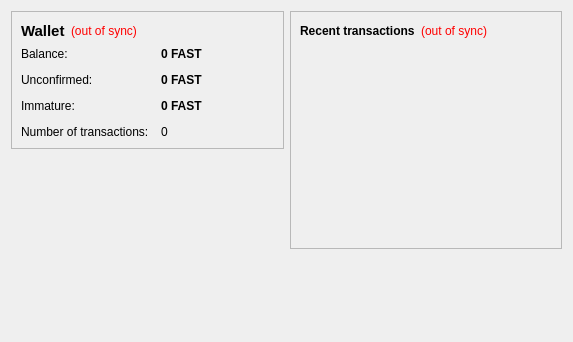
<?xml version="1.0" encoding="UTF-8"?>
<ui version="4.0">
 <class>OverviewPage</class>
 <widget class="QWidget" name="OverviewPage">
  <property name="geometry">
   <rect>
    <x>0</x>
    <y>0</y>
    <width>573</width>
    <height>342</height>
   </rect>
  </property>
  <property name="windowTitle">
   <string>Form</string>
  </property>
  <layout class="QHBoxLayout" name="horizontalLayout" stretch="1,1">
   <item>
    <layout class="QVBoxLayout" name="verticalLayout_2">
     <item>
      <widget class="QFrame" name="frame">
       <property name="frameShape">
        <enum>QFrame::StyledPanel</enum>
       </property>
       <property name="frameShadow">
        <enum>QFrame::Raised</enum>
       </property>
       <layout class="QVBoxLayout" name="verticalLayout_4">
        <item>
         <layout class="QHBoxLayout" name="horizontalLayout_4">
          <item>
           <widget class="QLabel" name="label_5">
            <property name="font">
             <font>
              <pointsize>11</pointsize>
              <weight>75</weight>
              <bold>true</bold>
             </font>
            </property>
            <property name="text">
             <string>Wallet</string>
            </property>
           </widget>
          </item>
          <item>
           <widget class="QLabel" name="labelWalletStatus">
            <property name="toolTip">
             <string>The displayed information may be out of date. Your wallet automatically synchronizes with the FastMine network after a connection is established, but this process has not completed yet.</string>
            </property>
            <property name="styleSheet">
             <string notr="true">QLabel { color: red; }</string>
            </property>
            <property name="text">
             <string notr="true">(out of sync)</string>
            </property>
            <property name="alignment">
             <set>Qt::AlignLeading|Qt::AlignLeft|Qt::AlignVCenter</set>
            </property>
           </widget>
          </item>
          <item>
           <spacer name="horizontalSpacer_2">
            <property name="orientation">
             <enum>Qt::Horizontal</enum>
            </property>
            <property name="sizeHint" stdset="0">
             <size>
              <width>40</width>
              <height>20</height>
             </size>
            </property>
           </spacer>
          </item>
         </layout>
        </item>
        <item>
         <layout class="QFormLayout" name="formLayout_2">
          <property name="fieldGrowthPolicy">
           <enum>QFormLayout::AllNonFixedFieldsGrow</enum>
          </property>
          <property name="horizontalSpacing">
           <number>12</number>
          </property>
          <property name="verticalSpacing">
           <number>12</number>
          </property>
          <item row="0" column="0">
           <widget class="QLabel" name="label">
            <property name="text">
             <string>Balance:</string>
            </property>
           </widget>
          </item>
          <item row="0" column="1">
           <widget class="QLabel" name="labelBalance">
            <property name="font">
             <font>
              <weight>75</weight>
              <bold>true</bold>
             </font>
            </property>
            <property name="cursor">
             <cursorShape>IBeamCursor</cursorShape>
            </property>
            <property name="toolTip">
             <string>Your current balance</string>
            </property>
            <property name="text">
             <string notr="true">0 FAST</string>
            </property>
            <property name="textInteractionFlags">
             <set>Qt::LinksAccessibleByMouse|Qt::TextSelectableByKeyboard|Qt::TextSelectableByMouse</set>
            </property>
           </widget>
          </item>
          <item row="1" column="0">
           <widget class="QLabel" name="label_3">
            <property name="text">
             <string>Unconfirmed:</string>
            </property>
           </widget>
          </item>
          <item row="1" column="1">
           <widget class="QLabel" name="labelUnconfirmed">
            <property name="font">
             <font>
              <weight>75</weight>
              <bold>true</bold>
             </font>
            </property>
            <property name="cursor">
             <cursorShape>IBeamCursor</cursorShape>
            </property>
            <property name="toolTip">
             <string>Total of transactions that have yet to be confirmed, and do not yet count toward the current balance</string>
            </property>
            <property name="text">
             <string notr="true">0 FAST</string>
            </property>
            <property name="textInteractionFlags">
             <set>Qt::LinksAccessibleByMouse|Qt::TextSelectableByKeyboard|Qt::TextSelectableByMouse</set>
            </property>
           </widget>
          </item>
          <item row="3" column="0">
           <widget class="QLabel" name="label_2">
            <property name="text">
             <string>Number of transactions:</string>
            </property>
           </widget>
          </item>
          <item row="3" column="1">
           <widget class="QLabel" name="labelNumTransactions">
            <property name="toolTip">
             <string>Total number of transactions in wallet</string>
            </property>
            <property name="text">
             <string notr="true">0</string>
            </property>
           </widget>
          </item>
          <item row="2" column="0">
           <widget class="QLabel" name="labelImmatureText">
            <property name="text">
             <string>Immature:</string>
            </property>
           </widget>
          </item>
          <item row="2" column="1">
           <widget class="QLabel" name="labelImmature">
            <property name="font">
             <font>
              <weight>75</weight>
              <bold>true</bold>
             </font>
            </property>
            <property name="toolTip">
             <string>Mined balance that has not yet matured</string>
            </property>
            <property name="text">
             <string notr="true">0 FAST</string>
            </property>
            <property name="textInteractionFlags">
             <set>Qt::LinksAccessibleByMouse|Qt::TextSelectableByKeyboard|Qt::TextSelectableByMouse</set>
            </property>
           </widget>
          </item>
         </layout>
        </item>
       </layout>
      </widget>
     </item>
     <item>
      <spacer name="verticalSpacer">
       <property name="orientation">
        <enum>Qt::Vertical</enum>
       </property>
       <property name="sizeHint" stdset="0">
        <size>
         <width>20</width>
         <height>40</height>
        </size>
       </property>
      </spacer>
     </item>
    </layout>
   </item>
   <item>
    <layout class="QVBoxLayout" name="verticalLayout_3">
     <item>
      <widget class="QFrame" name="frame_2">
       <property name="frameShape">
        <enum>QFrame::StyledPanel</enum>
       </property>
       <property name="frameShadow">
        <enum>QFrame::Raised</enum>
       </property>
       <layout class="QVBoxLayout" name="verticalLayout">
        <item>
         <layout class="QHBoxLayout" name="horizontalLayout_2">
          <item>
           <widget class="QLabel" name="label_4">
            <property name="text">
             <string>&lt;b&gt;Recent transactions&lt;/b&gt;</string>
            </property>
           </widget>
          </item>
          <item>
           <widget class="QLabel" name="labelTransactionsStatus">
            <property name="toolTip">
             <string>The displayed information may be out of date. Your wallet automatically synchronizes with the FastMine network after a connection is established, but this process has not completed yet.</string>
            </property>
            <property name="styleSheet">
             <string notr="true">QLabel { color: red; }</string>
            </property>
            <property name="text">
             <string notr="true">(out of sync)</string>
            </property>
            <property name="alignment">
             <set>Qt::AlignRight|Qt::AlignTrailing|Qt::AlignVCenter</set>
            </property>
           </widget>
          </item>
          <item>
           <spacer name="horizontalSpacer">
            <property name="orientation">
             <enum>Qt::Horizontal</enum>
            </property>
            <property name="sizeHint" stdset="0">
             <size>
              <width>40</width>
              <height>20</height>
             </size>
            </property>
           </spacer>
          </item>
         </layout>
        </item>
        <item>
         <widget class="QListView" name="listTransactions">
          <property name="styleSheet">
           <string notr="true">QListView { background: transparent; }</string>
          </property>
          <property name="frameShape">
           <enum>QFrame::NoFrame</enum>
          </property>
          <property name="verticalScrollBarPolicy">
           <enum>Qt::ScrollBarAlwaysOff</enum>
          </property>
          <property name="horizontalScrollBarPolicy">
           <enum>Qt::ScrollBarAlwaysOff</enum>
          </property>
          <property name="selectionMode">
           <enum>QAbstractItemView::NoSelection</enum>
          </property>
         </widget>
        </item>
       </layout>
      </widget>
     </item>
     <item>
      <spacer name="verticalSpacer_2">
       <property name="orientation">
        <enum>Qt::Vertical</enum>
       </property>
       <property name="sizeHint" stdset="0">
        <size>
         <width>20</width>
         <height>40</height>
        </size>
       </property>
      </spacer>
     </item>
    </layout>
   </item>
  </layout>
 </widget>
 <resources/>
 <connections/>
</ui>
